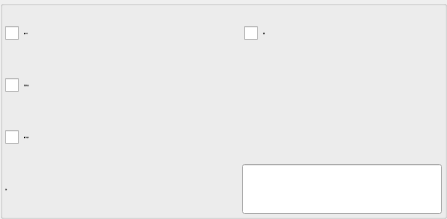
           <widget class="QGroupBox" name="groupBox_3">
            <property name="title">
             <string/>
            </property>
            <layout class="QGridLayout" name="gridLayout_9">
             <property name="margin">
              <number>2</number>
             </property>
             <property name="spacing">
              <number>2</number>
             </property>
             <item row="3" column="1" colspan="2">
              <widget class="xLineEdit" name="lineEditCount">
               <property name="minimumSize">
                <size>
                 <width>200</width>
                 <height>50</height>
                </size>
               </property>
               <property name="maximumSize">
                <size>
                 <width>16777215</width>
                 <height>50</height>
                </size>
               </property>
               <property name="font">
                <font>
                 <family>微软雅黑</family>
                 <pointsize>-1</pointsize>
                 <weight>50</weight>
                 <italic>false</italic>
                 <bold>false</bold>
                </font>
               </property>
               <property name="styleSheet">
                <string notr="true"/>
               </property>
              </widget>
             </item>
             <item row="0" column="0">
              <widget class="xCheckBox" name="checkBox_rotate">
               <property name="sizePolicy">
                <sizepolicy hsizetype="Expanding" vsizetype="Minimum">
                 <horstretch>0</horstretch>
                 <verstretch>0</verstretch>
                </sizepolicy>
               </property>
               <property name="minimumSize">
                <size>
                 <width>235</width>
                 <height>50</height>
                </size>
               </property>
               <property name="maximumSize">
                <size>
                 <width>16777215</width>
                 <height>50</height>
                </size>
               </property>
               <property name="font">
                <font>
                 <family>微软雅黑</family>
                 <pointsize>-1</pointsize>
                 <weight>50</weight>
                 <italic>false</italic>
                 <bold>false</bold>
                </font>
               </property>
               <property name="focusPolicy">
                <enum>Qt::NoFocus</enum>
               </property>
               <property name="text">
                <string>倒角水平</string>
               </property>
               <property name="iconSize">
                <size>
                 <width>32</width>
                 <height>32</height>
                </size>
               </property>
              </widget>
             </item>
             <item row="1" column="0">
              <widget class="xCheckBox" name="checkBox_xdec">
               <property name="sizePolicy">
                <sizepolicy hsizetype="Expanding" vsizetype="Minimum">
                 <horstretch>0</horstretch>
                 <verstretch>0</verstretch>
                </sizepolicy>
               </property>
               <property name="minimumSize">
                <size>
                 <width>235</width>
                 <height>50</height>
                </size>
               </property>
               <property name="maximumSize">
                <size>
                 <width>16777215</width>
                 <height>50</height>
                </size>
               </property>
               <property name="font">
                <font>
                 <family>微软雅黑</family>
                 <pointsize>-1</pointsize>
                 <weight>50</weight>
                 <italic>false</italic>
                 <bold>false</bold>
                </font>
               </property>
               <property name="focusPolicy">
                <enum>Qt::NoFocus</enum>
               </property>
               <property name="text">
                <string>垂直基准面</string>
               </property>
               <property name="iconSize">
                <size>
                 <width>32</width>
                 <height>32</height>
                </size>
               </property>
              </widget>
             </item>
             <item row="3" column="0">
              <widget class="QLabel" name="labelCounter">
               <property name="minimumSize">
                <size>
                 <width>235</width>
                 <height>50</height>
                </size>
               </property>
               <property name="maximumSize">
                <size>
                 <width>16777215</width>
                 <height>50</height>
                </size>
               </property>
               <property name="font">
                <font>
                 <family>微软雅黑</family>
                 <pointsize>-1</pointsize>
                 <weight>50</weight>
                 <italic>false</italic>
                 <bold>false</bold>
                </font>
               </property>
               <property name="styleSheet">
                <string notr="true"/>
               </property>
               <property name="text">
                <string>计数：</string>
               </property>
              </widget>
             </item>
             <item row="0" column="2">
              <widget class="xCheckBox" name="checkBoxIsRunner">
               <property name="sizePolicy">
                <sizepolicy hsizetype="Expanding" vsizetype="Minimum">
                 <horstretch>0</horstretch>
                 <verstretch>0</verstretch>
                </sizepolicy>
               </property>
               <property name="minimumSize">
                <size>
                 <width>100</width>
                 <height>50</height>
                </size>
               </property>
               <property name="maximumSize">
                <size>
                 <width>16777215</width>
                 <height>50</height>
                </size>
               </property>
               <property name="font">
                <font>
                 <family>微软雅黑</family>
                 <pointsize>-1</pointsize>
                 <weight>50</weight>
                 <italic>false</italic>
                 <bold>false</bold>
                </font>
               </property>
               <property name="focusPolicy">
                <enum>Qt::NoFocus</enum>
               </property>
               <property name="text">
                <string>副臂</string>
               </property>
               <property name="iconSize">
                <size>
                 <width>32</width>
                 <height>32</height>
                </size>
               </property>
              </widget>
             </item>
             <item row="2" column="0">
              <widget class="xCheckBox" name="checkBoxTrvRot">
               <property name="sizePolicy">
                <sizepolicy hsizetype="Expanding" vsizetype="Minimum">
                 <horstretch>0</horstretch>
                 <verstretch>0</verstretch>
                </sizepolicy>
               </property>
               <property name="minimumSize">
                <size>
                 <width>0</width>
                 <height>50</height>
                </size>
               </property>
               <property name="maximumSize">
                <size>
                 <width>16777215</width>
                 <height>50</height>
                </size>
               </property>
               <property name="font">
                <font>
                 <family>微软雅黑</family>
                 <pointsize>-1</pointsize>
                 <weight>50</weight>
                 <italic>false</italic>
                 <bold>false</bold>
                </font>
               </property>
               <property name="focusPolicy">
                <enum>Qt::NoFocus</enum>
               </property>
               <property name="text">
                <string>横行时倒平</string>
               </property>
               <property name="iconSize">
                <size>
                 <width>32</width>
                 <height>32</height>
                </size>
               </property>
              </widget>
             </item>
            </layout>
           </widget>
